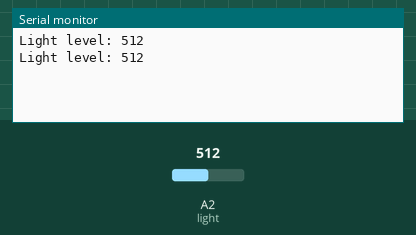
The sketch below on a simulated Arduino Uno, built with avr-gcc and run on an emulated ATmega328P. On the bench: the last lines printed to the serial monitor. The test bench sets the inputs (shaded band); at power-on: A2 (light) = 512.

Above: at 1.8 s.
1.9 s: A2 (light) set to 716
At 2.8 s:
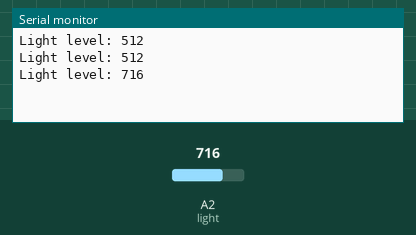
3.4 s: A2 (light) set to 900
At 4.8 s:
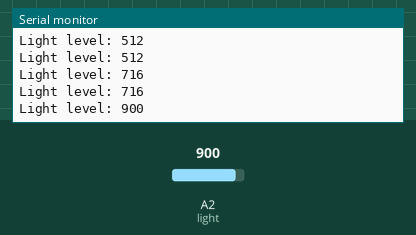
Timing chart, 0 to 6.4 s (numbered marks = the images above; inputs shaded):
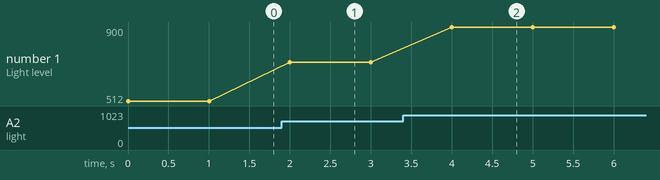

Measured:
- after the input at 1.9 s, the serial monitor: prints a new line after 0.10 s (image 1)
- after the input at 3.4 s, the serial monitor: prints a new line after 0.60 s (image 2)
- plotted number 1: 512 → 716 after the input at 1.9 s, 716 → 900 after the input at 3.4 s

The sketch:

sketch_experiment03a.ino
```cpp
void setup() {
  // Start the serial communication
  Serial.begin(9600);
  while (!Serial); // Wait for the Serial Monitor to connect
}

void loop() {
  // Read the light sensor value
  int lightValue = analogRead(A2);  // Read the onboard light sensor (A2 pin)

  // Print the light value to the Serial Monitor
  Serial.print("Light level: ");
  Serial.println(lightValue);

  // Add a delay of 1 second for readability
  delay(1000);
}
```
